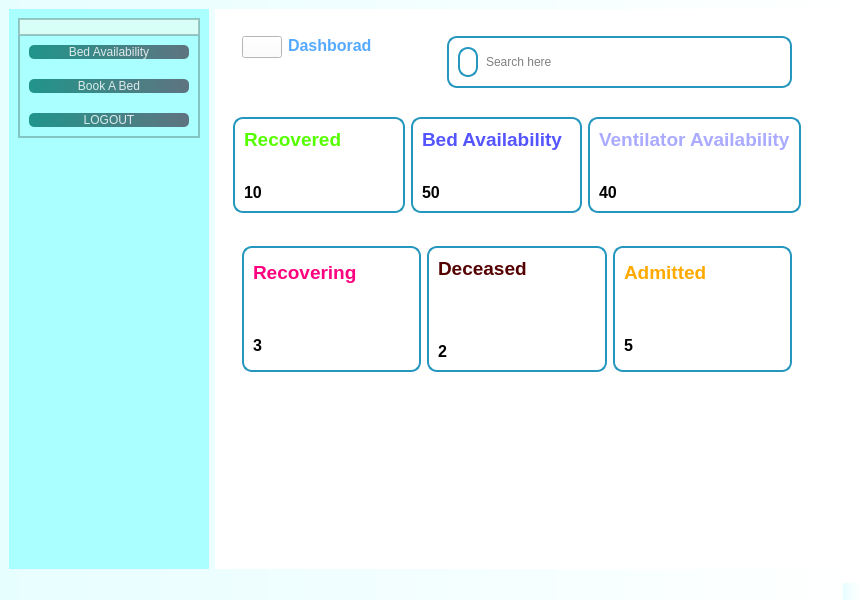
<?xml version="1.0" encoding="UTF-8"?>
<ui version="4.0">
 <class>MainWindow</class>
 <widget class="QMainWindow" name="MainWindow">
  <property name="geometry">
   <rect>
    <x>0</x>
    <y>0</y>
    <width>860</width>
    <height>600</height>
   </rect>
  </property>
  <property name="windowTitle">
   <string>MainWindow</string>
  </property>
  <property name="styleSheet">
   <string notr="true">background-color: qlineargradient(spread:pad, x1:0, y1:0, x2:1, y2:0, stop:0 rgba(231, 254, 255, 255), stop:1 rgba(255, 255, 255, 255));</string>
  </property>
  <widget class="QWidget" name="centralwidget">
   <property name="styleSheet">
    <string notr="true">alternate-background-color: qlineargradient(spread:pad, x1:0, y1:0, x2:0.534, y2:1, stop:0 rgba(170, 255, 255, 255), stop:1 rgba(255, 255, 255, 255));</string>
   </property>
   <layout class="QHBoxLayout" name="horizontalLayout">
    <property name="rightMargin">
     <number>10</number>
    </property>
    <item>
     <widget class="QWidget" name="widget" native="true">
      <property name="minimumSize">
       <size>
        <width>50</width>
        <height>30</height>
       </size>
      </property>
      <property name="maximumSize">
       <size>
        <width>200</width>
        <height>16777215</height>
       </size>
      </property>
      <property name="styleSheet">
       <string notr="true">background-color: rgb(170, 255, 255);</string>
      </property>
      <layout class="QHBoxLayout" name="horizontalLayout_8">
       <item alignment="Qt::AlignTop">
        <widget class="QFrame" name="frame_8">
         <property name="frameShape">
          <enum>QFrame::StyledPanel</enum>
         </property>
         <property name="frameShadow">
          <enum>QFrame::Raised</enum>
         </property>
         <layout class="QVBoxLayout" name="verticalLayout_9">
          <property name="spacing">
           <number>0</number>
          </property>
          <property name="leftMargin">
           <number>0</number>
          </property>
          <property name="topMargin">
           <number>0</number>
          </property>
          <property name="rightMargin">
           <number>0</number>
          </property>
          <property name="bottomMargin">
           <number>0</number>
          </property>
          <item alignment="Qt::AlignTop">
           <widget class="QFrame" name="frame_9">
            <property name="maximumSize">
             <size>
              <width>16777215</width>
              <height>200</height>
             </size>
            </property>
            <property name="styleSheet">
             <string notr="true">background-color: rgb(216, 255, 247);</string>
            </property>
            <property name="frameShape">
             <enum>QFrame::StyledPanel</enum>
            </property>
            <property name="frameShadow">
             <enum>QFrame::Raised</enum>
            </property>
            <layout class="QVBoxLayout" name="verticalLayout_11">
             <property name="spacing">
              <number>0</number>
             </property>
             <property name="leftMargin">
              <number>0</number>
             </property>
             <property name="topMargin">
              <number>0</number>
             </property>
             <property name="rightMargin">
              <number>0</number>
             </property>
             <property name="bottomMargin">
              <number>0</number>
             </property>
             <item>
              <widget class="QLabel" name="label_22">
               <property name="styleSheet">
                <string notr="true">background-image: url(:/image/WhatsApp Image 2022-03-22 at 5.44.11 PM.jpeg);</string>
               </property>
               <property name="text">
                <string/>
               </property>
               <property name="pixmap">
                <pixmap resource="images.qrc">:/image/WhatsApp Image 2022-03-22 at 5.44.11 PM.jpeg</pixmap>
               </property>
               <property name="scaledContents">
                <bool>true</bool>
               </property>
              </widget>
             </item>
            </layout>
           </widget>
          </item>
          <item alignment="Qt::AlignTop">
           <widget class="QFrame" name="frame_10">
            <property name="frameShape">
             <enum>QFrame::StyledPanel</enum>
            </property>
            <property name="frameShadow">
             <enum>QFrame::Raised</enum>
            </property>
            <layout class="QVBoxLayout" name="verticalLayout_10">
             <property name="spacing">
              <number>20</number>
             </property>
             <item>
              <widget class="QPushButton" name="pushButton_3">
               <property name="toolTip">
                <string>&lt;html&gt;&lt;head/&gt;&lt;body&gt;&lt;p&gt;Bed Availability&lt;/p&gt;&lt;/body&gt;&lt;/html&gt;</string>
               </property>
               <property name="styleSheet">
                <string notr="true">QPushButton#pushButton_3{
font: 75 14pt &quot;MS Shell Dlg 2&quot;;
	background-color: qlineargradient(spread:pad, x1:0, y1:0.505682, x2:1, y2:0.477, stop:0 rgba(11, 131, 120, 219), stop:1 rgba(85, 98, 112, 226));
	color: rgba(255,255,255,210);
	border-radius:5px;
}
QPushButton#pushButton_3:hover{
	background-color: qlineargradient(spread:pad, x1:0, y1:0.505682, x2:1, y2:0.477, stop:0 rgba(150, 123, 111, 219), stop:1 rgba(85, 81, 84, 226));
}

QPushButton#pushButton_3:pressed{
	padding-left:5px;
	padding-top:5px;
	background-color:rgba(150, 123, 111, 255);
}</string>
               </property>
               <property name="text">
                <string>Bed Availability</string>
               </property>
               <property name="icon">
                <iconset>
                 <normaloff>:/imghome/u.png</normaloff>:/imghome/u.png</iconset>
               </property>
               <property name="iconSize">
                <size>
                 <width>20</width>
                 <height>20</height>
                </size>
               </property>
              </widget>
             </item>
             <item>
              <widget class="QPushButton" name="pushButton_5">
               <property name="toolTip">
                <string>&lt;html&gt;&lt;head/&gt;&lt;body&gt;&lt;p&gt;Book A Bed&lt;/p&gt;&lt;/body&gt;&lt;/html&gt;</string>
               </property>
               <property name="styleSheet">
                <string notr="true">QPushButton#pushButton_5{
	background-image: url(:/imghome/u.png);
	
	font: 75 14pt &quot;MS Shell Dlg 2&quot;;
	background-color: qlineargradient(spread:pad, x1:0, y1:0.505682, x2:1, y2:0.477, stop:0 rgba(11, 131, 120, 219), stop:1 rgba(85, 98, 112, 226));
	color: rgba(255,255,255,210);
	border-radius:5px;
}
QPushButton#pushButton_5:hover{
	background-color: qlineargradient(spread:pad, x1:0, y1:0.505682, x2:1, y2:0.477, stop:0 rgba(150, 123, 111, 219), stop:1 rgba(85, 81, 84, 226));
}

QPushButton#pushButton_5:pressed{
	padding-left:5px;
	padding-top:5px;
	background-color:rgba(150, 123, 111, 255);
}</string>
               </property>
               <property name="text">
                <string>Book A Bed</string>
               </property>
               <property name="icon">
                <iconset>
                 <normaloff>:/imghome/u.png</normaloff>:/imghome/u.png</iconset>
               </property>
              </widget>
             </item>
             <item>
              <widget class="QPushButton" name="pushButton_4">
               <property name="toolTip">
                <string>&lt;html&gt;&lt;head/&gt;&lt;body&gt;&lt;p&gt;Logout&lt;/p&gt;&lt;/body&gt;&lt;/html&gt;</string>
               </property>
               <property name="styleSheet">
                <string notr="true">QPushButton#pushButton_4{
	background-color: qlineargradient(spread:pad, x1:0, y1:0.505682, x2:1, y2:0.477, stop:0 rgba(11, 131, 120, 219), stop:1 rgba(85, 98, 112, 226));
font: 75 14pt &quot;MS Shell Dlg 2&quot;;
	color: rgba(255,255,255,210);
	border-radius:5px;
}
QPushButton#pushButton_4:hover{
	background-color: qlineargradient(spread:pad, x1:0, y1:0.505682, x2:1, y2:0.477, stop:0 rgba(150, 123, 111, 219), stop:1 rgba(85, 81, 84, 226));
}

QPushButton#pushButton_4:pressed{
	padding-left:5px;
	padding-top:5px;
	background-color:rgba(150, 123, 111, 255);
}</string>
               </property>
               <property name="text">
                <string>LOGOUT</string>
               </property>
               <property name="icon">
                <iconset>
                 <normaloff>:/imghome/logout.jpg</normaloff>:/imghome/logout.jpg</iconset>
               </property>
               <property name="iconSize">
                <size>
                 <width>20</width>
                 <height>20</height>
                </size>
               </property>
              </widget>
             </item>
            </layout>
           </widget>
          </item>
         </layout>
        </widget>
       </item>
      </layout>
     </widget>
    </item>
    <item>
     <widget class="QWidget" name="widget_2" native="true">
      <property name="sizePolicy">
       <sizepolicy hsizetype="Preferred" vsizetype="Expanding">
        <horstretch>0</horstretch>
        <verstretch>0</verstretch>
       </sizepolicy>
      </property>
      <property name="styleSheet">
       <string notr="true">background-color: rgb(255, 255, 255);</string>
      </property>
      <layout class="QVBoxLayout" name="verticalLayout">
       <property name="rightMargin">
        <number>40</number>
       </property>
       <item alignment="Qt::AlignTop">
        <widget class="QWidget" name="widget_5" native="true">
         <layout class="QHBoxLayout" name="horizontalLayout_2">
          <property name="bottomMargin">
           <number>5</number>
          </property>
          <item alignment="Qt::AlignLeft|Qt::AlignTop">
           <widget class="QWidget" name="widget_6" native="true">
            <layout class="QHBoxLayout" name="horizontalLayout_3">
             <item alignment="Qt::AlignTop">
              <widget class="QPushButton" name="pushButton">
               <property name="styleSheet">
                <string notr="true">border-image: url(:/image/WhatsApp Image 2022-03-16 at 3.47.21 PM.jpeg);</string>
               </property>
               <property name="text">
                <string/>
               </property>
               <property name="icon">
                <iconset resource="images.qrc">
                 <normaloff>:/image/WhatsApp Image 2022-03-16 at 3.47.21 PM.jpeg</normaloff>:/image/WhatsApp Image 2022-03-16 at 3.47.21 PM.jpeg</iconset>
               </property>
               <property name="iconSize">
                <size>
                 <width>20</width>
                 <height>20</height>
                </size>
               </property>
              </widget>
             </item>
             <item alignment="Qt::AlignHCenter|Qt::AlignTop">
              <widget class="QLabel" name="label">
               <property name="font">
                <font>
                 <pointsize>12</pointsize>
                 <weight>75</weight>
                 <bold>true</bold>
                </font>
               </property>
               <property name="text">
                <string>&lt;html&gt;&lt;head/&gt;&lt;body&gt;&lt;p&gt;&lt;span style=&quot; color:#55aaff;&quot;&gt;Dashborad&lt;/span&gt;&lt;/p&gt;&lt;/body&gt;&lt;/html&gt;</string>
               </property>
              </widget>
             </item>
            </layout>
           </widget>
          </item>
          <item alignment="Qt::AlignRight|Qt::AlignTop">
           <widget class="QWidget" name="widget_7" native="true">
            <layout class="QHBoxLayout" name="horizontalLayout_4">
             <item alignment="Qt::AlignHCenter|Qt::AlignTop">
              <widget class="QFrame" name="frame">
               <property name="minimumSize">
                <size>
                 <width>164</width>
                 <height>0</height>
                </size>
               </property>
               <property name="styleSheet">
                <string notr="true">QFrame{
border-radius:10px;
border:2px solid #2596be;
}</string>
               </property>
               <property name="frameShape">
                <enum>QFrame::StyledPanel</enum>
               </property>
               <property name="frameShadow">
                <enum>QFrame::Raised</enum>
               </property>
               <layout class="QHBoxLayout" name="horizontalLayout_5">
                <property name="rightMargin">
                 <number>200</number>
                </property>
                <item>
                 <widget class="QLabel" name="label_2">
                  <property name="minimumSize">
                   <size>
                    <width>20</width>
                    <height>30</height>
                   </size>
                  </property>
                  <property name="maximumSize">
                   <size>
                    <width>30</width>
                    <height>50</height>
                   </size>
                  </property>
                  <property name="styleSheet">
                   <string notr="true">border-image: url(:/image/WhatsApp Image 2022-03-16 at 3.47.20 PM.jpeg);</string>
                  </property>
                  <property name="text">
                   <string/>
                  </property>
                  <property name="pixmap">
                   <pixmap>:/imghome/search.jpg</pixmap>
                  </property>
                  <property name="scaledContents">
                   <bool>true</bool>
                  </property>
                 </widget>
                </item>
                <item>
                 <widget class="QLineEdit" name="lineEdit">
                  <property name="styleSheet">
                   <string notr="true">QLineEdit{
background:transparent;
border:none;
}</string>
                  </property>
                  <property name="placeholderText">
                   <string>Search here</string>
                  </property>
                 </widget>
                </item>
               </layout>
              </widget>
             </item>
            </layout>
           </widget>
          </item>
         </layout>
        </widget>
       </item>
       <item>
        <widget class="QWidget" name="widget_3" native="true">
         <layout class="QHBoxLayout" name="horizontalLayout_7">
          <item>
           <widget class="QFrame" name="frame_2">
            <property name="styleSheet">
             <string notr="true">QFrame{
border-radius:10px;
border:2px solid #2596be;
}</string>
            </property>
            <property name="frameShape">
             <enum>QFrame::StyledPanel</enum>
            </property>
            <property name="frameShadow">
             <enum>QFrame::Raised</enum>
            </property>
            <layout class="QVBoxLayout" name="verticalLayout_2">
             <item alignment="Qt::AlignTop">
              <widget class="QLabel" name="label_3">
               <property name="font">
                <font>
                 <pointsize>14</pointsize>
                 <weight>75</weight>
                 <bold>true</bold>
                </font>
               </property>
               <property name="styleSheet">
                <string notr="true">color: rgb(85, 255, 0);
border:none;
</string>
               </property>
               <property name="text">
                <string>Recovered</string>
               </property>
              </widget>
             </item>
             <item alignment="Qt::AlignRight">
              <widget class="QLabel" name="label_5">
               <property name="minimumSize">
                <size>
                 <width>20</width>
                 <height>20</height>
                </size>
               </property>
               <property name="maximumSize">
                <size>
                 <width>30</width>
                 <height>30</height>
                </size>
               </property>
               <property name="styleSheet">
                <string notr="true">background-image: url(:/image/WhatsApp Image 2022-03-16 at 3.47.13 PM.jpeg);
border:nonel;</string>
               </property>
               <property name="text">
                <string/>
               </property>
               <property name="pixmap">
                <pixmap resource="images.qrc">:/image/WhatsApp Image 2022-03-16 at 3.47.13 PM.jpeg</pixmap>
               </property>
               <property name="scaledContents">
                <bool>true</bool>
               </property>
              </widget>
             </item>
             <item>
              <widget class="QLabel" name="label_4">
               <property name="font">
                <font>
                 <pointsize>12</pointsize>
                 <weight>75</weight>
                 <bold>true</bold>
                </font>
               </property>
               <property name="styleSheet">
                <string notr="true">border:nonel;</string>
               </property>
               <property name="text">
                <string>10</string>
               </property>
              </widget>
             </item>
            </layout>
           </widget>
          </item>
          <item>
           <widget class="QFrame" name="frame_3">
            <property name="styleSheet">
             <string notr="true">QFrame{
border-radius:10px;
border:2px solid #2596be;
}</string>
            </property>
            <property name="frameShape">
             <enum>QFrame::StyledPanel</enum>
            </property>
            <property name="frameShadow">
             <enum>QFrame::Raised</enum>
            </property>
            <layout class="QVBoxLayout" name="verticalLayout_3">
             <item>
              <widget class="QLabel" name="label_6">
               <property name="font">
                <font>
                 <pointsize>14</pointsize>
                 <weight>75</weight>
                 <bold>true</bold>
                </font>
               </property>
               <property name="styleSheet">
                <string notr="true">color: rgb(85, 85, 255);
border:none;
</string>
               </property>
               <property name="text">
                <string>Bed Availability</string>
               </property>
              </widget>
             </item>
             <item alignment="Qt::AlignRight">
              <widget class="QLabel" name="label_8">
               <property name="minimumSize">
                <size>
                 <width>25</width>
                 <height>20</height>
                </size>
               </property>
               <property name="maximumSize">
                <size>
                 <width>70</width>
                 <height>50</height>
                </size>
               </property>
               <property name="styleSheet">
                <string notr="true">background-image: url(:/image/WhatsApp Image 2022-03-16 at 3.47.18 PM.jpeg);
border:none;</string>
               </property>
               <property name="text">
                <string/>
               </property>
               <property name="pixmap">
                <pixmap resource="images.qrc">:/image/WhatsApp Image 2022-03-16 at 3.47.18 PM.jpeg</pixmap>
               </property>
               <property name="scaledContents">
                <bool>true</bool>
               </property>
              </widget>
             </item>
             <item>
              <widget class="QLabel" name="label_7">
               <property name="font">
                <font>
                 <pointsize>12</pointsize>
                 <weight>75</weight>
                 <bold>true</bold>
                </font>
               </property>
               <property name="styleSheet">
                <string notr="true">border:none;</string>
               </property>
               <property name="text">
                <string>50</string>
               </property>
              </widget>
             </item>
            </layout>
           </widget>
          </item>
          <item>
           <widget class="QFrame" name="frame_4">
            <property name="styleSheet">
             <string notr="true">QFrame{
border-radius:10px;
border:2px solid #2596be;
}
</string>
            </property>
            <property name="frameShape">
             <enum>QFrame::StyledPanel</enum>
            </property>
            <property name="frameShadow">
             <enum>QFrame::Raised</enum>
            </property>
            <layout class="QVBoxLayout" name="verticalLayout_4">
             <item>
              <widget class="QLabel" name="label_9">
               <property name="font">
                <font>
                 <pointsize>14</pointsize>
                 <weight>75</weight>
                 <bold>true</bold>
                </font>
               </property>
               <property name="styleSheet">
                <string notr="true">color: rgb(170, 170, 255);
border:none;</string>
               </property>
               <property name="text">
                <string>Ventilator Availability</string>
               </property>
              </widget>
             </item>
             <item alignment="Qt::AlignRight">
              <widget class="QLabel" name="label_11">
               <property name="maximumSize">
                <size>
                 <width>70</width>
                 <height>50</height>
                </size>
               </property>
               <property name="styleSheet">
                <string notr="true">background-image: url(:/imghome/ven.jpg);
border:none;</string>
               </property>
               <property name="text">
                <string/>
               </property>
               <property name="pixmap">
                <pixmap resource="images.qrc">:/image/WhatsApp Image 2022-03-16 at 3.47.23 PM.jpeg</pixmap>
               </property>
               <property name="scaledContents">
                <bool>true</bool>
               </property>
              </widget>
             </item>
             <item>
              <widget class="QLabel" name="label_10">
               <property name="font">
                <font>
                 <pointsize>12</pointsize>
                 <weight>75</weight>
                 <bold>true</bold>
                </font>
               </property>
               <property name="styleSheet">
                <string notr="true">border:none;</string>
               </property>
               <property name="text">
                <string>40</string>
               </property>
              </widget>
             </item>
            </layout>
           </widget>
          </item>
         </layout>
        </widget>
       </item>
       <item>
        <widget class="QWidget" name="widget_4" native="true">
         <property name="sizePolicy">
          <sizepolicy hsizetype="Preferred" vsizetype="Expanding">
           <horstretch>0</horstretch>
           <verstretch>0</verstretch>
          </sizepolicy>
         </property>
         <layout class="QVBoxLayout" name="verticalLayout_5">
          <item alignment="Qt::AlignTop">
           <widget class="QWidget" name="widget_8" native="true">
            <layout class="QHBoxLayout" name="horizontalLayout_6">
             <item>
              <widget class="QFrame" name="frame_5">
               <property name="styleSheet">
                <string notr="true">QFrame{
border-radius:10px;
border:2px solid #2596be;
}</string>
               </property>
               <property name="frameShape">
                <enum>QFrame::StyledPanel</enum>
               </property>
               <property name="frameShadow">
                <enum>QFrame::Raised</enum>
               </property>
               <layout class="QVBoxLayout" name="verticalLayout_6">
                <item>
                 <widget class="QLabel" name="label_12">
                  <property name="font">
                   <font>
                    <pointsize>14</pointsize>
                    <weight>75</weight>
                    <bold>true</bold>
                   </font>
                  </property>
                  <property name="styleSheet">
                   <string notr="true">border:none;
color: rgb(255, 0, 127);</string>
                  </property>
                  <property name="text">
                   <string>Recovering</string>
                  </property>
                 </widget>
                </item>
                <item alignment="Qt::AlignRight">
                 <widget class="QLabel" name="label_14">
                  <property name="maximumSize">
                   <size>
                    <width>40</width>
                    <height>50</height>
                   </size>
                  </property>
                  <property name="styleSheet">
                   <string notr="true">background-image: url(:/imghome/recover.png);
border:none;</string>
                  </property>
                  <property name="text">
                   <string/>
                  </property>
                  <property name="pixmap">
                   <pixmap resource="images.qrc">:/image/WhatsApp Image 2022-03-16 at 3.47.20 PM (1).jpeg</pixmap>
                  </property>
                  <property name="scaledContents">
                   <bool>true</bool>
                  </property>
                 </widget>
                </item>
                <item>
                 <widget class="QLabel" name="label_13">
                  <property name="font">
                   <font>
                    <pointsize>12</pointsize>
                    <weight>75</weight>
                    <bold>true</bold>
                   </font>
                  </property>
                  <property name="styleSheet">
                   <string notr="true">border:none;
</string>
                  </property>
                  <property name="text">
                   <string>3</string>
                  </property>
                 </widget>
                </item>
               </layout>
              </widget>
             </item>
             <item>
              <widget class="QFrame" name="frame_6">
               <property name="styleSheet">
                <string notr="true">QFrame{
border-radius:10px;
border:2px solid #2596be;
}</string>
               </property>
               <property name="frameShape">
                <enum>QFrame::StyledPanel</enum>
               </property>
               <property name="frameShadow">
                <enum>QFrame::Raised</enum>
               </property>
               <layout class="QVBoxLayout" name="verticalLayout_7">
                <item>
                 <widget class="QLabel" name="label_15">
                  <property name="font">
                   <font>
                    <pointsize>14</pointsize>
                    <weight>75</weight>
                    <bold>true</bold>
                   </font>
                  </property>
                  <property name="styleSheet">
                   <string notr="true">border:none;
color: rgb(85, 0, 0);</string>
                  </property>
                  <property name="text">
                   <string>Deceased</string>
                  </property>
                 </widget>
                </item>
                <item alignment="Qt::AlignRight">
                 <widget class="QLabel" name="label_16">
                  <property name="minimumSize">
                   <size>
                    <width>40</width>
                    <height>50</height>
                   </size>
                  </property>
                  <property name="maximumSize">
                   <size>
                    <width>40</width>
                    <height>50</height>
                   </size>
                  </property>
                  <property name="styleSheet">
                   <string notr="true">background-image: url(:/image/WhatsApp Image 2022-03-16 at 3.47.15 PM.jpeg);
border:none;</string>
                  </property>
                  <property name="text">
                   <string/>
                  </property>
                  <property name="pixmap">
                   <pixmap resource="images.qrc">:/image/WhatsApp Image 2022-03-16 at 3.47.15 PM.jpeg</pixmap>
                  </property>
                  <property name="scaledContents">
                   <bool>true</bool>
                  </property>
                 </widget>
                </item>
                <item>
                 <widget class="QLabel" name="label_17">
                  <property name="font">
                   <font>
                    <pointsize>12</pointsize>
                    <weight>75</weight>
                    <bold>true</bold>
                   </font>
                  </property>
                  <property name="styleSheet">
                   <string notr="true">border:none;</string>
                  </property>
                  <property name="text">
                   <string>2</string>
                  </property>
                 </widget>
                </item>
               </layout>
              </widget>
             </item>
             <item>
              <widget class="QFrame" name="frame_7">
               <property name="styleSheet">
                <string notr="true">QFrame{
border-radius:10px;
border:2px solid #2596be;
}</string>
               </property>
               <property name="frameShape">
                <enum>QFrame::StyledPanel</enum>
               </property>
               <property name="frameShadow">
                <enum>QFrame::Raised</enum>
               </property>
               <layout class="QVBoxLayout" name="verticalLayout_8">
                <item>
                 <widget class="QLabel" name="label_18">
                  <property name="font">
                   <font>
                    <pointsize>14</pointsize>
                    <weight>75</weight>
                    <bold>true</bold>
                   </font>
                  </property>
                  <property name="styleSheet">
                   <string notr="true">color: rgb(255, 170, 0);
border:none;</string>
                  </property>
                  <property name="text">
                   <string>Admitted</string>
                  </property>
                 </widget>
                </item>
                <item alignment="Qt::AlignRight">
                 <widget class="QLabel" name="label_20">
                  <property name="maximumSize">
                   <size>
                    <width>50</width>
                    <height>50</height>
                   </size>
                  </property>
                  <property name="styleSheet">
                   <string notr="true">background-image: url(:/imghome/admitted.jpg);
border:none;</string>
                  </property>
                  <property name="text">
                   <string/>
                  </property>
                  <property name="pixmap">
                   <pixmap resource="images.qrc">:/image/WhatsApp Image 2022-03-16 at 3.47.12 PM.jpeg</pixmap>
                  </property>
                  <property name="scaledContents">
                   <bool>true</bool>
                  </property>
                 </widget>
                </item>
                <item>
                 <widget class="QLabel" name="label_19">
                  <property name="font">
                   <font>
                    <pointsize>12</pointsize>
                    <weight>75</weight>
                    <bold>true</bold>
                   </font>
                  </property>
                  <property name="styleSheet">
                   <string notr="true">border:none;</string>
                  </property>
                  <property name="text">
                   <string>5</string>
                  </property>
                 </widget>
                </item>
               </layout>
              </widget>
             </item>
            </layout>
           </widget>
          </item>
          <item>
           <widget class="QWidget" name="widget_9" native="true"/>
          </item>
         </layout>
        </widget>
       </item>
      </layout>
     </widget>
    </item>
   </layout>
  </widget>
  <widget class="QMenuBar" name="menubar">
   <property name="geometry">
    <rect>
     <x>0</x>
     <y>0</y>
     <width>860</width>
     <height>22</height>
    </rect>
   </property>
  </widget>
  <widget class="QStatusBar" name="statusbar"/>
 </widget>
 <resources>
  <include location="img.qrc"/>
  <include location="images.qrc"/>
 </resources>
 <connections/>
</ui>
